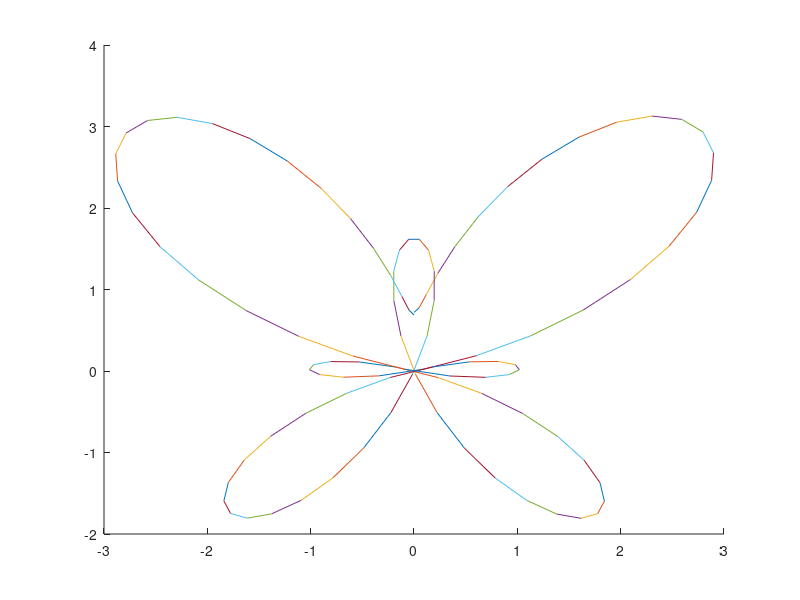

Write the MATLAB code that produced this figure.
clf
hold on

t = linspace(0,2*pi,100);

x = sin(t).*(exp(cos(t))-2.*cos(4.*t)-sin(t./12).^5);
y = cos(t).*(exp(cos(t))-2.*cos(4.*t)-sin(t./12).^5);

for i=1:99
    plot([x(i),x(i+1)],[y(i),y(i+1)])
    xlim([-3 3])
    ylim([-2 4])
    pause(0.01)
end